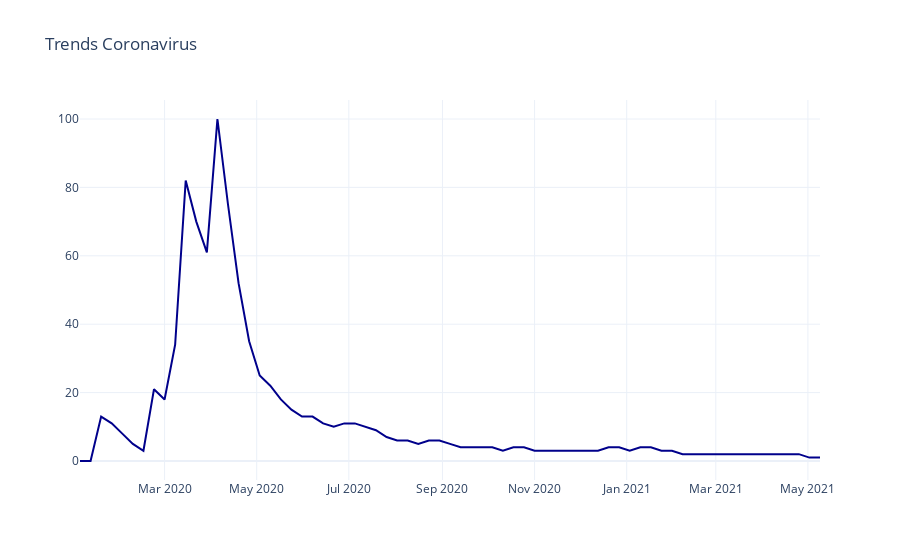

Source (notebook cell):
### Code cell
# Series 

fig = go.Figure()

fig.add_trace( go.Scatter( x = data['date'], y = data['Coronavirus'], 
                          name = 'Coronavirus', line_color = 'darkblue' ) )

fig.update_layout(template = 'plotly_white', # "plotly", "plotly_white", "ggplot2", "seaborn", "simple_white", "none"
                  title = 'Trends Coronavirus')

fig.show()
